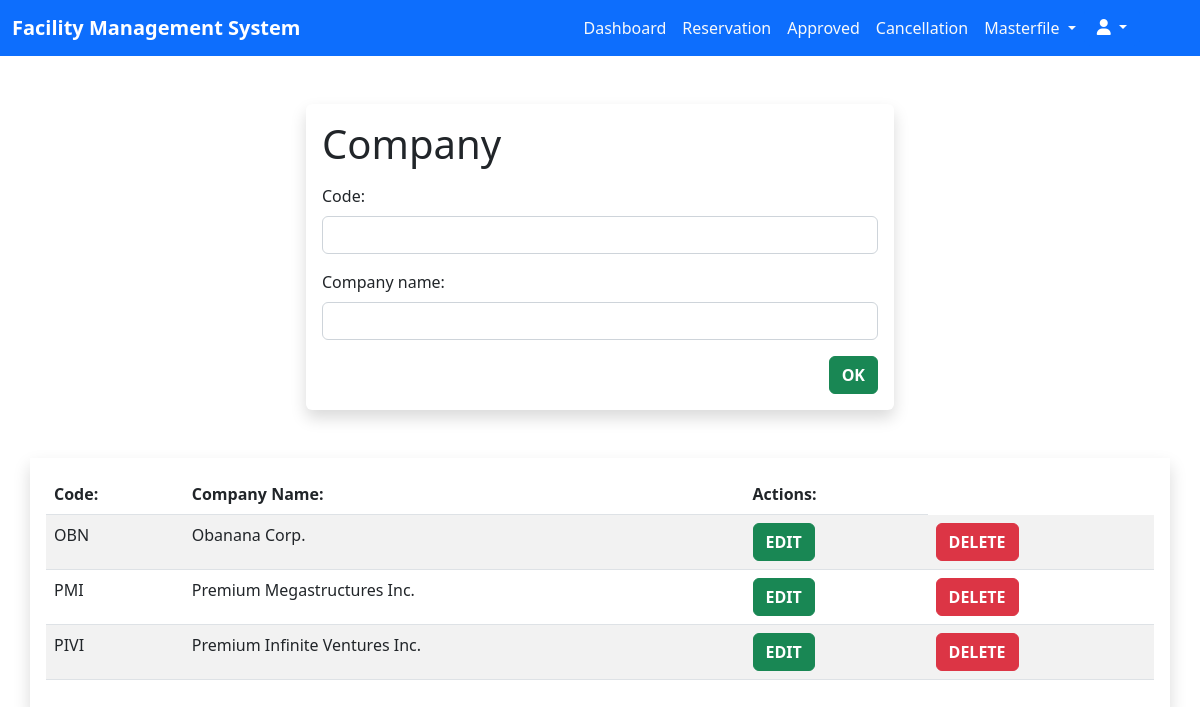
The page /admin/company.php (signed in) on the database its author committed.
### tables this page shows
CREATE TABLE `companies` (
  `id` int(11) NOT NULL,
  `company_code` varchar(255) NOT NULL,
  `company_name` varchar(255) NOT NULL
);

### admin/company.php (the view, shortened to what this page needs)
<?php
  require_once $_SERVER['DOCUMENT_ROOT'] . '/facility_management/database/connection.php';
  $queryCompany = "SELECT * FROM companies";
  $sqlCompany = mysqli_query($con, $queryCompany);
?>
<!DOCTYPE html>
<html lang="en">
<head>
  <link href="https://cdn.jsdelivr.net/npm/bootstrap@5.2.3/dist/css/bootstrap.min.css" rel="stylesheet"
 />
  <link rel="stylesheet" href="./styles/company.css" />
</head>
<body>
  <nav class="navbar navbar-expand-lg bg-primary">
    <div class="container-fluid">
      <a class="navbar-brand fw-bold text-white __navbar-brand" href="dashboard_admin.php">Facility Management
        System</a>
      <div class="collapse navbar-collapse" id="nav">
        <ul class="navbar-nav ms-auto mb-2 mb-lg-0 me-5">
          <li class="nav-item text-center">
            <a href="dashboard_admin.php" class="nav-link text-light">Dashboard</a>
          </li>
          <li class="nav-item text-center">
            <a href="pending_reservation.php" class="nav-link text-light">Reservation</a>
          </li>
          <li class="nav-item text-center">
            <a href="approved.php" class="nav-link text-light">Approved</a>
          </li>
          <li class="nav-item text-center">
            <a href="cancellation.php" class="nav-link text-light">Cancellation</a>
          </li>
          <li class="nav-item dropdown text-center">
            <a class="nav-link dropdown-toggle text-center text-light" href="#" data-bs-toggle="dropdown">
              Masterfile
            </a>
          </li>
          <div class="dropdown">
            <button class="btn btn-primary dropdown-toggle" type="button" data-bs-toggle="dropdown">
              <i class="fa-sharp fa-solid fa-user"></i>
            </button>
          </div>
        </ul>
      </div>
    </div>
  </nav>
  <div class="container-fluid mt-5">
    <div class="container w-50 shadow p-3 mb-5 bg-body rounded">
      <form action="./php/company_create.php" method="post" class="needs-validation" novalidate>
        <p class="h1 mb-3">Company </p>
        <div class="row">
          <div class="col-12 ">
            <div class="mb-3" class="form-group">
              <label for="code" class="form-label">Code:</label>
              <input type="text" name="company_code" id="code" class="form-control" required />
            </div>
          </div>
          <div class="col-12 ">
            <div class="mb-3" class="form-group">
              <label for="companyName" class="form-label">Company name:</label>
              <input type="text" name="company_name" id="companyName" class="form-control" required />
            </div>
          </div>
          <div class="col-12">
            <div class="mb-3">
              <input type="submit" name="create_company" value="OK" class="btn btn-success fw-bold float-end" />
            </div>
          </div>
        </div>
      </form>
    </div>
  </div>
  <div class="container-fluid">
    <div class="container shadow p-3 mb-5 bg-body-rounded">
      <div class="table-responsive">
        <table class="table table-hover table-striped">
          <thead>
            <tr>
              <th scope="col">Code:</th>
              <th scope="col">Company Name:</th>
              <th col="2">Actions:</th>
            </tr>
          </thead>
          <tbody>
            <?php while($results = mysqli_fetch_assoc($sqlCompany)) { ?>
            <tr>
              <td><?php echo $results['company_code']?></td>
              <td><?php echo $results['company_name']?></td>
              <td>
                <form action="./php/company_update.php" method="post">
                  <input type="submit" name="edit" value="EDIT" class="btn btn-success fw-bold">
                </form>
              </td>
              <td>
                <form action="./php/company_delete.php" method="post">
                  <input type="submit" name="delete" value="DELETE" class="btn btn-danger fw-bold">
                </form>
              </td>
            </tr>
            <?php } ?>
          </tbody>
        </table>
      </div>
    </div>
  </div>
</body>
</html>

### admin/styles/company.css (style rules this page uses)
html, body { margin: 0; padding: 0; }
.navbar-nav { text-align: right; }

### rows shown on the page
companies: company_code "OBN", company_name "Obanana Corp."
companies: company_code "PMI", company_name "Premium Megastructures Inc."
companies: company_code "PIVI", company_name "Premium Infinite Ventures Inc."
